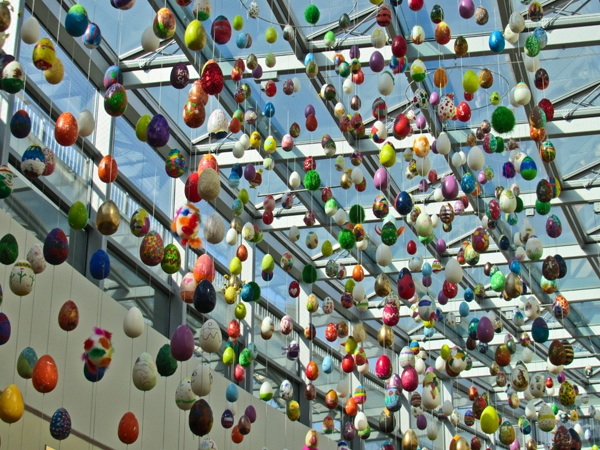
%> input picture assignment1/q1/spot1-diff1.jpg, 600 x 450 px; the run also reads 1 picture not shown here
$ octave --eval "q1;"   (GNU Octave 9; MATLAB toolbox functions it lacks are replaced by stand-ins)
%> lines starting %> are read from the running program, lines starting %| are printed output that depends on the picture; in (x1, y1, x2, y2) boxes, pixels count from 0 and x2, y2 are one past the last pixel; in counts of white or black regions, pixels touching at a corner belong together; the program's own positions count from 1
function q1()
img1=imread('./spot1-diff1.jpg');
%> img1 is the input picture: size 450x600x3 uint8; mean R, G, B 119.7, 128.2, 120.1
img2=imread('./spot1-diff2.jpg');
window_size=15;
length=size(img1,1);
%> length = 450
breadth=size(img1,2);
%> breadth = 600
img1=padarray(img1,[window_size-mod(length,window_size) window_size-mod(breadth,window_size)],'post');
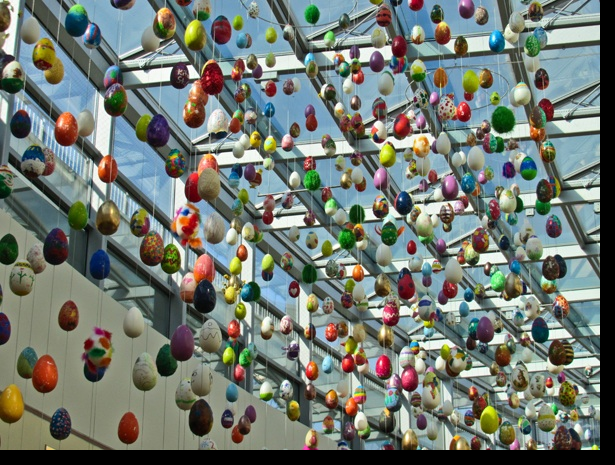
%> img1: size 465x615x3 uint8; mean R, G, B 113.1, 121.1, 113.3
img2=padarray(img2,[window_size-mod(length,window_size) window_size-mod(breadth,window_size)],'post');
%> img2: size 465x615x3 uint8
final_img=img1;
length=size(img1,1);
%> length = 465
breadth=size(img1,2);
%> breadth = 615
for i=1:length/window_size
    for j=1:breadth/window_size
        val=cov(double(img1((i-1)*window_size+1:i*window_size ,(j-1)*window_size+1:j*window_size))...
                  ,double(img2((i-1)*window_size+1:i*window_size ,(j-1)*window_size+1:j*window_size)));
        if val(2,1)/val(1,1)>1.02 && val(2)~=NaN
            val(2,1)/val(1,1)
            final_img( (i-1)*window_size+1:i*window_size,(j-1)*window_size+1:j*window_size,:) ...
                =repmat([255],window_size,window_size,3);
        end
    end
end
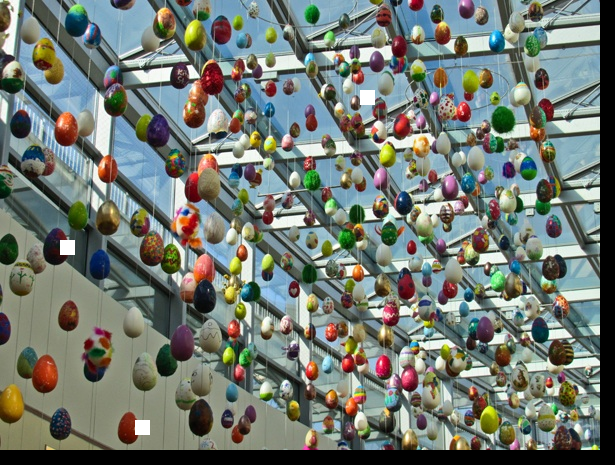
%> final_img: size 465x615x3 uint8; 0.24% of pixels changed, all inside (x1, y1, x2, y2) = (60, 90, 375, 435)

imshow(final_img(1:length-window_size,1:breadth-window_size,1:3));
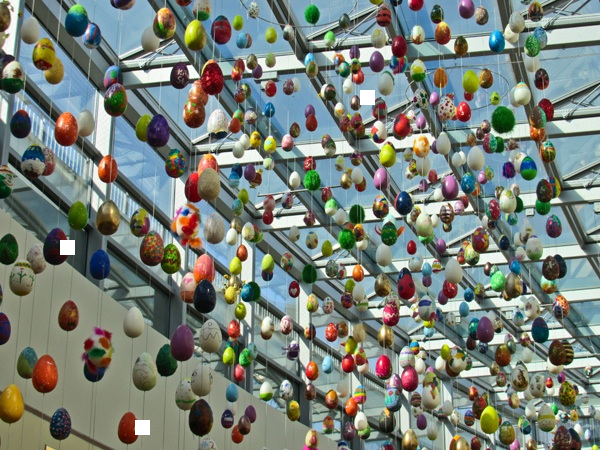
%> displayed picture: size 450x600x3, on the screen's scale of 0 to 255; mean R, G, B 120.1, 128.6, 120.4
